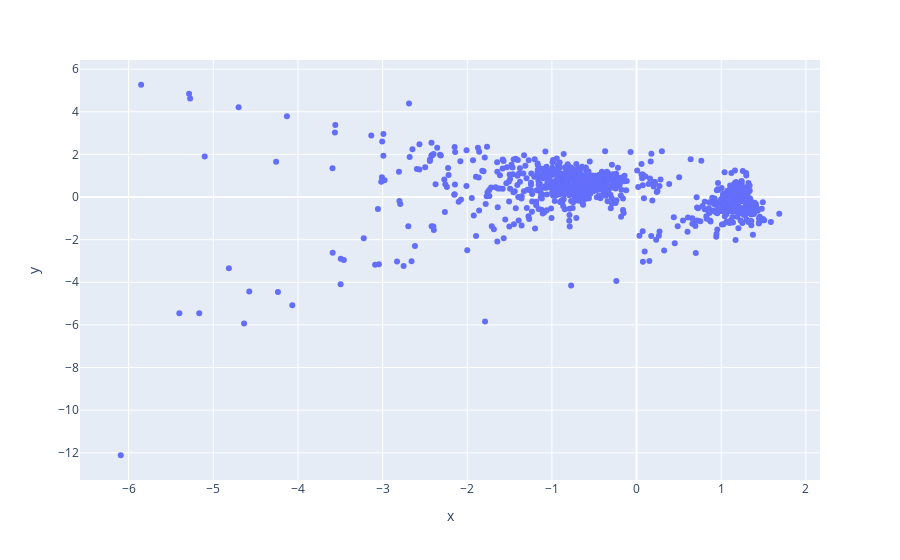

The cell this chart's notebook holds for it:
### Markdown cell above
Note que temos valores com uma distância considerável dos demais. Isso pode indicar que os valores mais distantes são uma anormalidade no conjunto de dados, se tratando de valores outliers.

Agora um detalhe muito importante que quero ressaltar. Veja que não temos nenhum indicador para nos dizer qual dado se trata de um outlier. Você precisa ter em mente que ao tentar identificar outliers utilizando apenas o gráfico de dispersão, a análise se torna subjetiva e todas as inferências realizadas ficam por conta do analista.

Podemos ainda utilizar o gráfico de dispersão para analisar mais de uma variável por vez, veja o exemplo:

### Code cell
px.scatter(x=df['V1'], y=df['V2'])

### Figure 1 — Plotly figure (JSON) as saved in the notebook; plotly's stock layout.template omitted (floating-point values rounded to 4 significant figures; data arrays with more than 128 entries replaced by an {"elided": "..."} marker saying what was removed)
{"data": [{"hovertemplate": "x=%{x}<br>y=%{y}<extra></extra>", "legendgroup": "", "marker": {"color": "#636efa", "symbol": "circle"}, "mode": "markers", "name": "", "orientation": "v", "showlegend": false, "type": "scatter", "x": {"elided": "1000 float values"}, "xaxis": "x", "y": {"elided": "1000 float values"}, "yaxis": "y"}], "layout": {"legend": {"tracegroupgap": 0}, "margin": {"t": 60}, "xaxis": {"anchor": "y", "domain": [0, 1], "title": {"text": "x"}}, "yaxis": {"anchor": "x", "domain": [0, 1], "title": {"text": "y"}}}}
